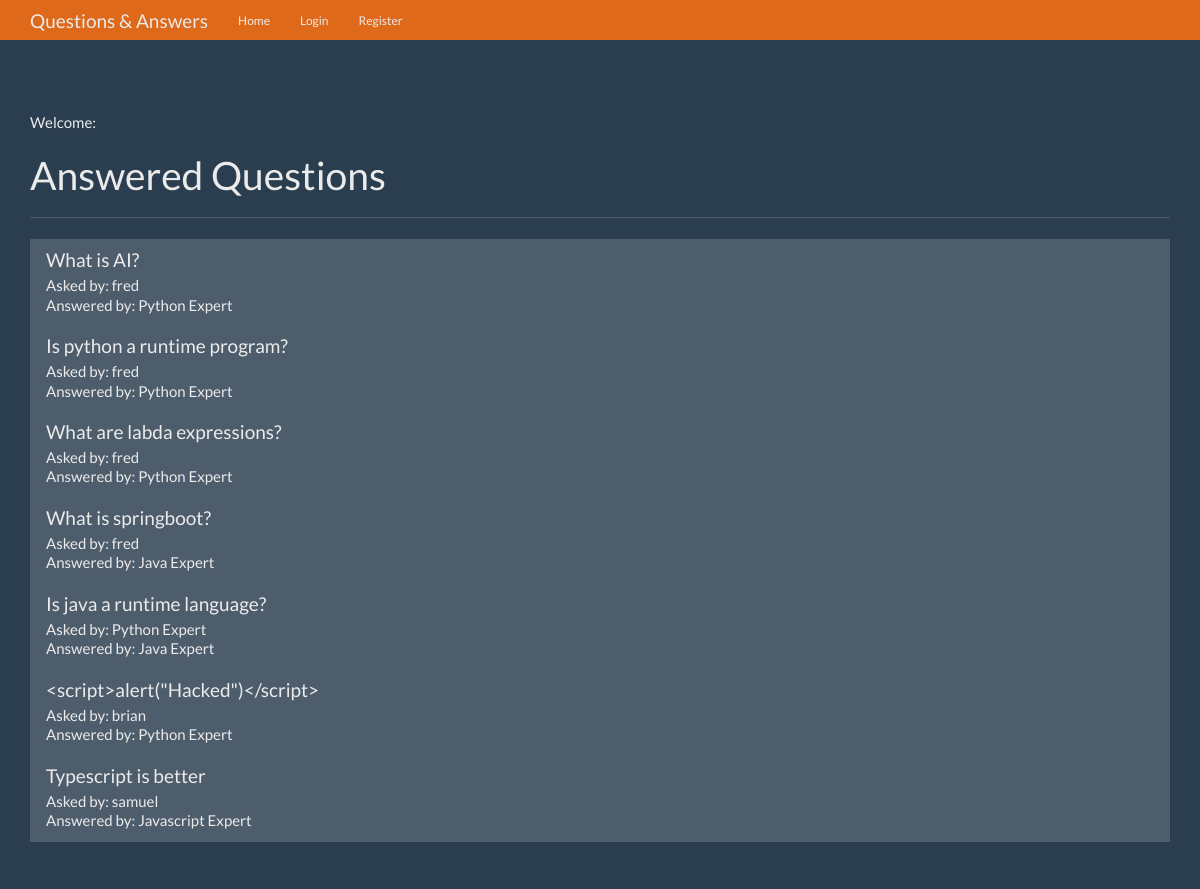
The page / on the database its author committed.
### models/question.py (models this page shows, shortened)
class Question(db.Model):
    __tablename__ = 'question'
    id = db.Column(db.Integer, primary_key = True)
    question = db.Column(db.Text)
    answer = db.Column(db.Text)
    asked_by_id = db.Column(db.Integer, db.ForeignKey('user.id'))
    expert_id = db.Column(db.Integer, db.ForeignKey('user.id'))

### models/user.py (models this page shows, shortened)
class User(db.Model, UserMixin):
    __tablename__ = 'user'
    id = db.Column(db.Integer, primary_key = True)
    name = db.Column(db.String(50))
    password = db.Column(db.String(100))
    expert = db.Column(db.Boolean)
    admin = db.Column(db.Boolean)
    questions_asked = db.relationship(
        'Question',
        foreign_keys = 'Question.asked_by_id',
        backref = 'asker',
        lazy = True
    )
    answers_requested = db.relationship(
        'Question',
        foreign_keys = 'Question.expert_id',
        backref = 'expert',
        lazy = True
    )
    @property
    def unhashed_password(self):
        raise AttributeError('Cannot view unhashed password!')

### qa/views.py (the view)
@q_a.route('/')
def index():
    question = Question.query.filter(Question.answer != None).all()
    context = {
        'questions': question
    }
    return render_template('home.html', **context)

### templates/home.html (shortened to what this page needs)
{% extends 'base.html' %}
{% block content %}
      <div class="page-header">
        <p>
          Welcome: {{current_user.name}}
        </p>
        <h1>Answered Questions</h1>
      </div>
      <div class="row">
        <div class="col-lg-12">
          <div class="list-group">
            {% for question in questions %}
              <a href="{{ url_for('q_a.question', question_id=question.id) }}" class="list-group-item">
                <h4 class="list-group-item-heading">{{ question.question }}</h4>
                <p class="list-group-item-text">Asked by: {{ question.asker.name }}</p>
                <p class="list-group-item-text">Answered by: {{ question.expert.name }}</p>
              </a>
            {% endfor %}
          </div>
        </div>
      </div>
{% endblock %}

### templates/base.html (shortened to what this page needs)
<!DOCTYPE html>
<html lang="en">
  <head>
    <link href="{{ url_for('static', filename='bootstrap.min.css') }}" rel="stylesheet">
    <link href="{{ url_for('static', filename='theme.css') }}" rel="stylesheet">
  </head>
  <body>
    <nav class="navbar navbar-inverse navbar-fixed-top">
      <div class="container">
        <div class="navbar-header">
          <a class="navbar-brand" href="#">Questions & Answers</a>
        </div>
        <div id="navbar" class="navbar-collapse collapse">
          <ul class="nav navbar-nav">
            <li><a href="{{ url_for('q_a.index') }}">Home</a></li>
            {% if not current_user.is_authenticated %}
            <li><a href="{{ url_for('auth.login') }}">Login</a></li>
            <li><a href="{{ url_for('auth.register') }}">Register</a></li>
            {% endif %}
          </ul>
        </div>
      </div>
    </nav>
    <div class="container theme-showcase" role="q_a">
      {% block content %}{% endblock %}
    </div>
  </body>
</html>

### static/theme.css (style rules this page uses)
body { padding-top: 70px; padding-bottom: 30px; }

### rows shown on the page
Question: question "What is AI?", asker.name "fred", expert.name "Python Expert"
Question: question "Is python a runtime program?", asker.name "fred", expert.name "Python Expert"
Question: question "What are labda expressions?", asker.name "fred", expert.name "Python Expert"
Question: question "What is springboot?", asker.name "fred", expert.name "Java Expert"
Question: question "Is java a runtime language?", asker.name "Python Expert", expert.name "Java Expert"
Question: question "<script>alert(\"Hacked\")</script>", asker.name "brian", expert.name "Python Expert"
Question: question "Typescript is better", asker.name "samuel", expert.name "Javascript Expert"
